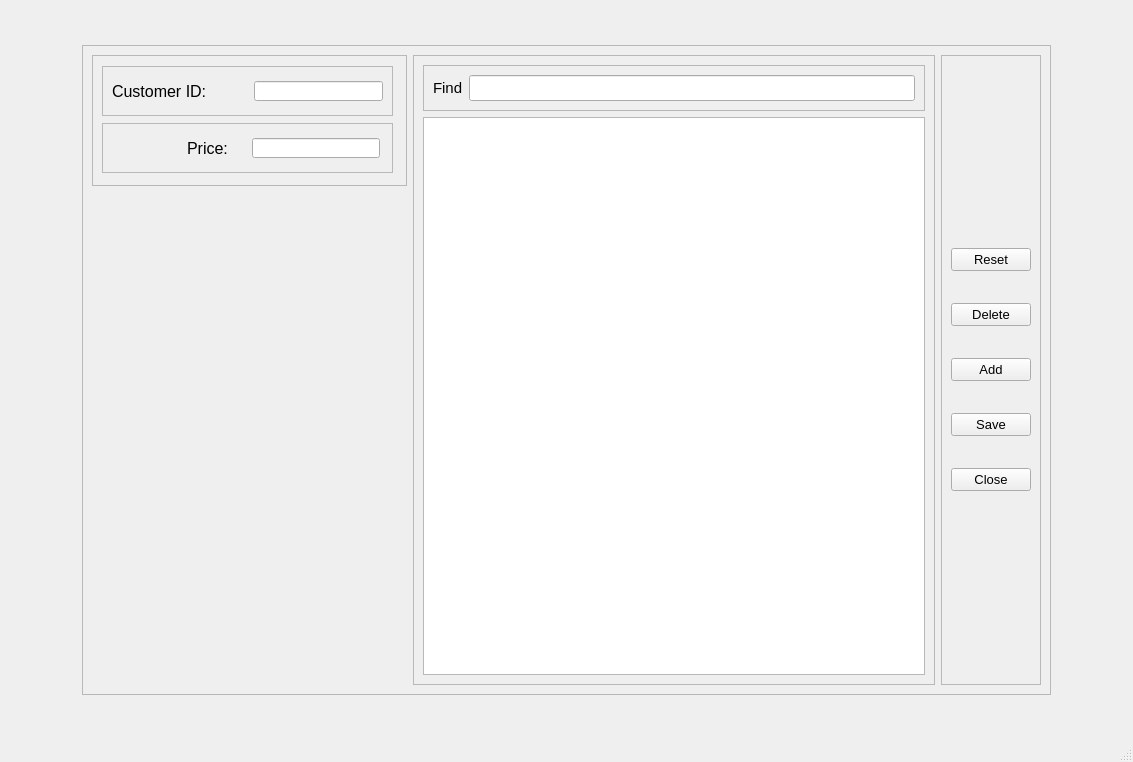
<?xml version="1.0" encoding="UTF-8"?>
<ui version="4.0">
 <class>PTCharge</class>
 <widget class="QMainWindow" name="PTCharge">
  <property name="geometry">
   <rect>
    <x>0</x>
    <y>0</y>
    <width>1133</width>
    <height>762</height>
   </rect>
  </property>
  <property name="minimumSize">
   <size>
    <width>997</width>
    <height>729</height>
   </size>
  </property>
  <property name="windowTitle">
   <string>A6.PT Charges by Customer</string>
  </property>
  <property name="styleSheet">
   <string notr="true"/>
  </property>
  <widget class="QWidget" name="centralwidget">
   <layout class="QGridLayout" name="gridLayout">
    <item row="0" column="0" alignment="Qt::AlignHCenter|Qt::AlignVCenter">
     <widget class="QFrame" name="frame">
      <property name="maximumSize">
       <size>
        <width>975</width>
        <height>654</height>
       </size>
      </property>
      <property name="frameShape">
       <enum>QFrame::StyledPanel</enum>
      </property>
      <property name="frameShadow">
       <enum>QFrame::Raised</enum>
      </property>
      <layout class="QHBoxLayout" name="horizontalLayout">
       <item alignment="Qt::AlignLeft|Qt::AlignTop">
        <widget class="QFrame" name="frame_2">
         <property name="minimumSize">
          <size>
           <width>315</width>
           <height>131</height>
          </size>
         </property>
         <property name="maximumSize">
          <size>
           <width>315</width>
           <height>131</height>
          </size>
         </property>
         <property name="frameShape">
          <enum>QFrame::StyledPanel</enum>
         </property>
         <property name="frameShadow">
          <enum>QFrame::Raised</enum>
         </property>
         <layout class="QVBoxLayout" name="verticalLayout">
          <item>
           <widget class="QFrame" name="frame_5">
            <property name="minimumSize">
             <size>
              <width>291</width>
              <height>50</height>
             </size>
            </property>
            <property name="maximumSize">
             <size>
              <width>291</width>
              <height>50</height>
             </size>
            </property>
            <property name="frameShape">
             <enum>QFrame::StyledPanel</enum>
            </property>
            <property name="frameShadow">
             <enum>QFrame::Raised</enum>
            </property>
            <layout class="QHBoxLayout" name="horizontalLayout_3">
             <item>
              <widget class="QLabel" name="label">
               <property name="font">
                <font>
                 <pointsize>12</pointsize>
                </font>
               </property>
               <property name="text">
                <string>Customer ID:</string>
               </property>
              </widget>
             </item>
             <item>
              <widget class="QLineEdit" name="customerID">
               <property name="minimumSize">
                <size>
                 <width>129</width>
                 <height>20</height>
                </size>
               </property>
               <property name="maximumSize">
                <size>
                 <width>129</width>
                 <height>20</height>
                </size>
               </property>
               <property name="font">
                <font>
                 <pointsize>12</pointsize>
                </font>
               </property>
              </widget>
             </item>
            </layout>
           </widget>
          </item>
          <item>
           <widget class="QFrame" name="frame_6">
            <property name="minimumSize">
             <size>
              <width>291</width>
              <height>50</height>
             </size>
            </property>
            <property name="maximumSize">
             <size>
              <width>291</width>
              <height>50</height>
             </size>
            </property>
            <property name="frameShape">
             <enum>QFrame::StyledPanel</enum>
            </property>
            <property name="frameShadow">
             <enum>QFrame::Raised</enum>
            </property>
            <layout class="QHBoxLayout" name="horizontalLayout_2">
             <item>
              <widget class="QLabel" name="label_2">
               <property name="minimumSize">
                <size>
                 <width>132</width>
                 <height>26</height>
                </size>
               </property>
               <property name="maximumSize">
                <size>
                 <width>132</width>
                 <height>26</height>
                </size>
               </property>
               <property name="font">
                <font>
                 <pointsize>12</pointsize>
                </font>
               </property>
               <property name="layoutDirection">
                <enum>Qt::LeftToRight</enum>
               </property>
               <property name="text">
                <string>Price:</string>
               </property>
               <property name="indent">
                <number>74</number>
               </property>
              </widget>
             </item>
             <item>
              <widget class="QLineEdit" name="price">
               <property name="minimumSize">
                <size>
                 <width>128</width>
                 <height>20</height>
                </size>
               </property>
               <property name="maximumSize">
                <size>
                 <width>128</width>
                 <height>20</height>
                </size>
               </property>
               <property name="font">
                <font>
                 <pointsize>12</pointsize>
                </font>
               </property>
              </widget>
             </item>
            </layout>
           </widget>
          </item>
         </layout>
        </widget>
       </item>
       <item>
        <widget class="QFrame" name="frame_3">
         <property name="minimumSize">
          <size>
           <width>522</width>
           <height>630</height>
          </size>
         </property>
         <property name="maximumSize">
          <size>
           <width>522</width>
           <height>630</height>
          </size>
         </property>
         <property name="frameShape">
          <enum>QFrame::StyledPanel</enum>
         </property>
         <property name="frameShadow">
          <enum>QFrame::Raised</enum>
         </property>
         <layout class="QVBoxLayout" name="verticalLayout_2">
          <item>
           <widget class="QFrame" name="frame_7">
            <property name="frameShape">
             <enum>QFrame::StyledPanel</enum>
            </property>
            <property name="frameShadow">
             <enum>QFrame::Raised</enum>
            </property>
            <layout class="QHBoxLayout" name="horizontalLayout_4">
             <item>
              <widget class="QLabel" name="label_3">
               <property name="font">
                <font>
                 <pointsize>11</pointsize>
                </font>
               </property>
               <property name="text">
                <string>Find</string>
               </property>
              </widget>
             </item>
             <item>
              <widget class="QLineEdit" name="searchBar">
               <property name="font">
                <font>
                 <pointsize>11</pointsize>
                </font>
               </property>
              </widget>
             </item>
            </layout>
           </widget>
          </item>
          <item>
           <widget class="QTableView" name="tableView"/>
          </item>
         </layout>
        </widget>
       </item>
       <item>
        <widget class="QFrame" name="frame_4">
         <property name="minimumSize">
          <size>
           <width>100</width>
           <height>630</height>
          </size>
         </property>
         <property name="maximumSize">
          <size>
           <width>100</width>
           <height>630</height>
          </size>
         </property>
         <property name="frameShape">
          <enum>QFrame::StyledPanel</enum>
         </property>
         <property name="frameShadow">
          <enum>QFrame::Raised</enum>
         </property>
         <layout class="QVBoxLayout" name="verticalLayout_3">
          <property name="spacing">
           <number>0</number>
          </property>
          <property name="topMargin">
           <number>160</number>
          </property>
          <property name="bottomMargin">
           <number>160</number>
          </property>
          <item>
           <widget class="QPushButton" name="resetButton">
            <property name="font">
             <font>
              <pointsize>10</pointsize>
             </font>
            </property>
            <property name="text">
             <string>Reset</string>
            </property>
           </widget>
          </item>
          <item>
           <widget class="QPushButton" name="deleteButton">
            <property name="font">
             <font>
              <pointsize>10</pointsize>
             </font>
            </property>
            <property name="text">
             <string>Delete</string>
            </property>
           </widget>
          </item>
          <item>
           <widget class="QPushButton" name="addButton">
            <property name="font">
             <font>
              <pointsize>10</pointsize>
             </font>
            </property>
            <property name="text">
             <string>Add</string>
            </property>
           </widget>
          </item>
          <item>
           <widget class="QPushButton" name="saveButton">
            <property name="font">
             <font>
              <pointsize>10</pointsize>
             </font>
            </property>
            <property name="text">
             <string>Save</string>
            </property>
           </widget>
          </item>
          <item>
           <widget class="QPushButton" name="closeButton">
            <property name="font">
             <font>
              <pointsize>10</pointsize>
             </font>
            </property>
            <property name="text">
             <string>Close</string>
            </property>
           </widget>
          </item>
         </layout>
        </widget>
       </item>
      </layout>
     </widget>
    </item>
   </layout>
  </widget>
  <widget class="QMenuBar" name="menubar">
   <property name="geometry">
    <rect>
     <x>0</x>
     <y>0</y>
     <width>1133</width>
     <height>26</height>
    </rect>
   </property>
  </widget>
  <widget class="QStatusBar" name="statusbar"/>
 </widget>
 <resources/>
 <connections/>
</ui>
